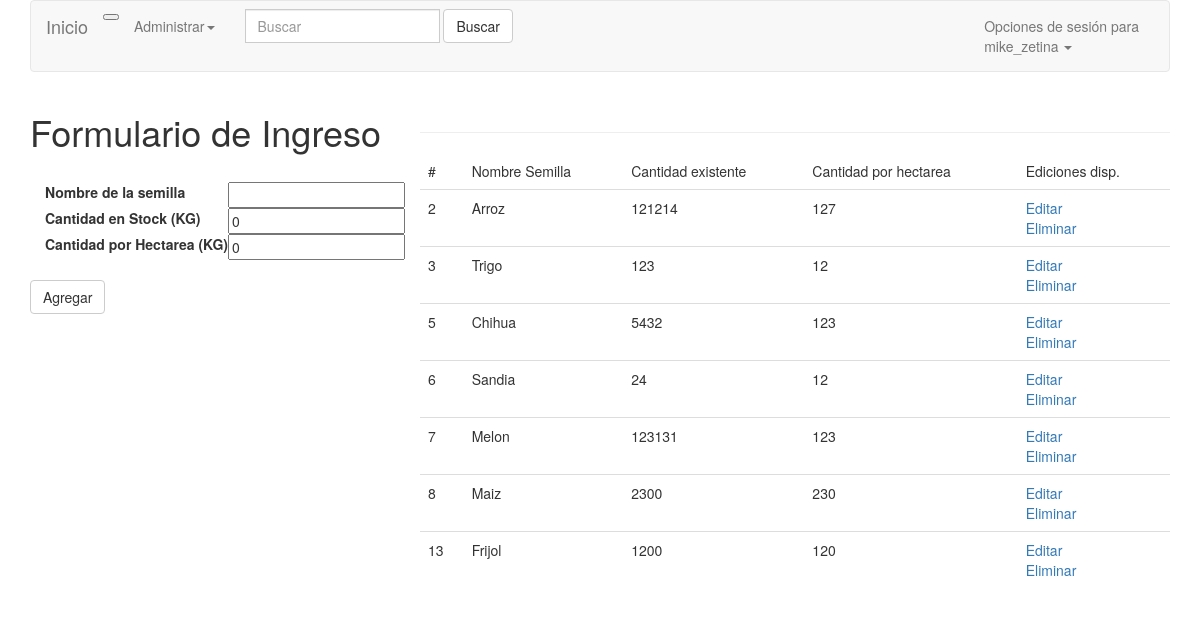
/inventario/ (signed in), run on the app's committed database.
### inventario/models.py (models this page shows, shortened)
class Semilla(models.Model):
    Nombre = models.CharField(max_length=100)
    CantidadExistente = models.PositiveIntegerField(
        verbose_name="Cantidad existente en KG",
        default=0
    )
    CantidadPorHectarea = models.PositiveIntegerField(
        verbose_name="Cantidad en KG que se movimiento por Hectárea",
        default=0,
    )

### inventario/views.py (the view, shortened to what this page needs)
# urls.py: url(r'^inventario/$', SemillaCreate.as_view(), name='inventario'),
class SemillaCreate(CreateView):
    model = Semilla
    template_name = "ingreso_semilla.html"
    form_class = SemillaForm
    success_url = reverse_lazy('inventario:inventario')
    def dispatch(self, request, *args, **kwargs):
        if not request.user.is_staff:
            raise PermissionDenied
        return super(SemillaCreate, self).dispatch(request, *args, **kwargs)
    def get_context_data(self, **kwargs):
        context = super(SemillaCreate, self).get_context_data(**kwargs)
        if 'form' not in context:
            context['form'] = self.form_class(self.request.GET)
        context['semilla_list'] = Semilla.objects.all()
        return context

### inventario/forms.py
class SemillaForm(forms.ModelForm):
    class Meta:
        model = Semilla
        fields = [
            'Nombre',
            'CantidadExistente',
            'CantidadPorHectarea',
        ]
        labels = {
            'Nombre':'Nombre de la semilla',
            'CantidadExistente':'Cantidad en Stock (KG)',
            'CantidadPorHectarea' : 'Cantidad por Hectarea (KG)',
        }

### templates/ingreso_semilla.html (shortened to what this page needs)
{% extends "base.html" %}
{% block content %}
    <div class="container">
        <div class="row" >
            <div class='col-md-12 col-sm-12 col-lg-4'>
                <h1>Formulario de Ingreso</h1>
                <br>
                <form method="POST" action="" enctype='multipart/form-data'>
                    <form class="form-inline">
                        <div  class="container">
                            <table id="contenido">
                                <tr>
                                    <td><label for="{{form.Nombre.name}}">{{form.Nombre.label}}</label></td>
                                    <td>{{form.Nombre}}</td>
                                </tr>
                                <tr>
                                    <td><label for="{{form.CantidadExistente.name}}">{{form.CantidadExistente.label}}</label></td>
                                    <td>{{form.CantidadExistente}}</td>
                                </tr>
                                <tr>
                                    <td><label for="{{form.CantidadPorHectarea.name}}">{{form.CantidadPorHectarea.label}}</label></td>
                                    <td>{{form.CantidadPorHectarea}}</td>
                                </tr>
                            </table>
                        </div>
                        <br>
                        <input type="submit" class="btn btn-default" value="Agregar"/>
                    </form>
                </form>
            </div>
            <br>
            <div class="col-md-12 col-sm-12 col-lg-8">
                <table class="table">
                    <thead>
                    <hr>
                    <tr>
                        <td>#</td>
                        <td>Nombre Semilla</td>
                        <td>Cantidad existente</td>
                        <td>Cantidad por hectarea</td>
                        <td>Ediciones disp.</td>
                    </tr>
                    </thead>
                    <tbody>
                    {% for list in semilla_list %}
                        <tr>
                            <td>{{list.id}}</td>
                            <td>{{list.Nombre}}</td>
                            <td>{{list.CantidadExistente}}</td>
                            <td>{{list.CantidadPorHectarea}}</td>
                            <td>
                                <a href="{% url 'inventario:inventario_editar' list.id %}">Editar</a>
                                <br>
                                {% if request.user.is_superuser %}
                                    <a href="{% url 'inventario:inventario_eliminar' list.id %}">Eliminar</a>
                                {% endif %}
                            </td>
                        </tr>
                    {% endfor %}
                    </tbody>
                </table>
            </div>
        </div>
    </div>
{% endblock %}

### templates/base.html (shortened to what this page needs)
{% load staticfiles %}
<!DOCTYPE html>
<html lang="es">
<head>
	<link rel="stylesheet" href="{% static 'css/bootstrap.min.css' %}">
	<link rel="stylesheet" href="{% static 'css/base.css'%}">
</head>
<body>
	{% block header%}
	<div class="container">
	<nav class="navbar navbar-default">
	<div class="container-fluid">
		<div class="navbar-header">
			<button type="button" class="nav-toggler collapsed" data-toggle="collapse" data-target="#bs-example-navbar-collapse-1" aria-expanded="false">
			</button>
			<a class="navbar-brand" href="{% url 'inventario:list' %}">Inicio</a>
		</div>
		<div class="collapse navbar-collapse" id="bs-example-navbar-collapse-1">
			<ul class="nav navbar-nav">
				<li class="dropdown">
					<a href="#" class="dropdown-toggle" data-toggle="dropdown" role="button" aria-haspopup="true" aria-expanded="false">Administrar<span class="caret"></span></a>
				</li>
			</ul>
            <form method="GET" class="navbar-form navbar-left">
                <div class="input-group">
                    <input type="text" class="form-control" placeholder="Buscar" name="q" value="{{ request.GET.q }}">
                </div>
                <button type="submit" class="btn btn-default">Buscar</button>
            </form>
		<ul class="nav navbar-nav navbar-right">
			<li class="dropdown">
				<a href="#" class="dropdown-toggle" data-toggle="dropdown" role="button" aria-haspopup="true" aria-expanded="false">
                    Opciones de sesión
                    {% if request.user.is_authenticated %} para <br> {{ request.user }}{% endif %}
                    <span class="caret"></span>
                </a>
			</li>
		</ul>
	</div>
	</nav>
	</div>
	{% endblock %}
	{% block content %}
	{% endblock %}
</body>
</html>

### data on the page
Semilla: id "2", Nombre "Arroz", CantidadExistente "121214", CantidadPorHectarea "127"
Semilla: id "3", Nombre "Trigo", CantidadExistente "123", CantidadPorHectarea "12"
Semilla: id "5", Nombre "Chihua", CantidadExistente "5432", CantidadPorHectarea "123"
Semilla: id "6", Nombre "Sandia", CantidadExistente "24", CantidadPorHectarea "12"
Semilla: id "7", Nombre "Melon", CantidadExistente "123131", CantidadPorHectarea "123"
Semilla: id "8", Nombre "Maiz", CantidadExistente "2300", CantidadPorHectarea "230"
Semilla: id "13", Nombre "Frijol", CantidadExistente "1200", CantidadPorHectarea "120"

### other printed values
{{ request.user }} "mike_zetina"
